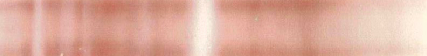
%> input picture Electrophorese/code_ZF/oligo1-larme.png, 427 x 56 px
$ octave gaussianfit_ZF_scan.m   (GNU Octave 9; MATLAB toolbox functions it lacks are replaced by stand-ins)
%> lines starting %> are read from the running program, lines starting %| are printed output that depends on the picture
### Electrophorese/code_ZF/fitGaussian_ZF.m
function [ymax, mu, S, d] = fitGaussian_ZF(x,y,fig)
x = x(:);
y = y(:);

%% Fitting Gaussian parameters
% [5 lines of commented-out code are left out]

Z = log(y);

X = [ones(length(x),1), x, x.^2];
B = pinv(X)*Z;


b2 = B(3);
b1 = B(2);
b0 = B(1);

S = -1/b2;
mu = b1*S/2;
ymax = exp((b0+mu^2/S));
y_test = ymax*exp(-(x-mu).^2/S);

if fig == 1
    plot(x,y_test,'-')
end
%% quadre erreur
d = sum((y-y_test).^2);


### Electrophorese/code_ZF/gaussianfit_ZF_scan.m
%function [h, mu, sigma]=gaussianfit_ZF_scan(y,fig,errorDef)
clear
close all
errorDef = 0;
errorAltittude = 0.01;
PreciGaussian = 0; % sum of y_new
S_Limit = 0.33;% avoid the huge gaussian with a hugd S
n_fois = 1;


subplot 311
name = 'oligo1-larme';
% name = 'test10022016';
namePic = strcat(name,'.png');
A = imread(namePic);
%> A is the input picture: size 56x427x3 uint8; mean R, G, B 222.5, 173.5, 158.1
imshow(A)

subplot 312
AGray = rgb2gray(A);
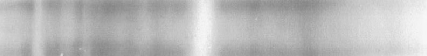
%> AGray: size 56x427 uint8; min 132, max 248, mean 186.4
AGray = im2double(AGray);
%> AGray: size 56x427 double
scorec = median(AGray);
%> scorec = 427 values, max 0.965 at index 425, min 0.588 at index 108, mean 0.737
imshow(AGray)
% axis equal
% axis off
title(namePic)

subplot 313
y = max(scorec)-scorec;
%> y = 427 values, max 0.376 at index 108, min 0 at index 425, mean 0.227
x  = (1:length(y))/length(y);
%> x = 427 values from 0.00234 to 1
plot(x,y)
axis auto
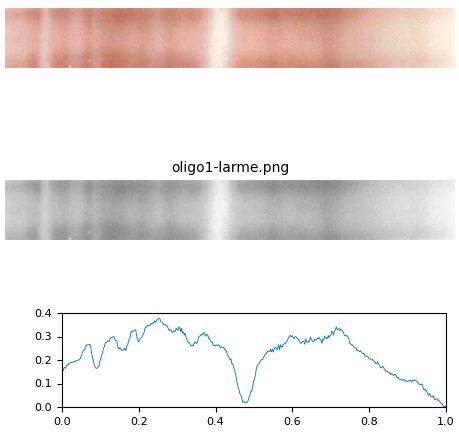
%> figure redrawn from the program's plot data, 3 panels


n = 10;
a = [1,ones(1,n)/n];
b =ones(1,n)/n;
y_filter = filter(b,a,y);
%> y_filter = 427 values, max 0.186 at index 110, min 0.00211 at index 427, mean 0.114

figure
subplot 211 %subplot 311
plot(x,y,'og')
hold on
plot(x,y,'linewidth',3)
plot(x,y_filter,'r')
title('filtrage of data')
legend(' OriginalPoints ','Original Cuve','Cuve after filter')
hold off


% [11 lines of commented-out code are left out]
subplot 212 %subplot 311
x  = (1:length(y))/length(y);
indT = 1:length(x); % all the index of x
%> indT = 427 values from 1 to 427
yLimit = max(y)*2;
%> yLimit = 0.753
Llimit = 3;
% plot(x,y,'o');
plot(x,y_filter)
hold on
plot(x,y_filter,'go')
%% Scan the highest
% initialisation
P_ini = 1;
P_end = length(y);
%> P_end = 427
y_new = y_filter;
%> y_new has the same summary as y_filter
indT = 1:length(y_new);

%% The first floor
i = 1; % floor of tree

y_new(y_new<0)=0;

while sum(y_new)>PreciGaussian

    % find the max  ----------------------------------

    [y_max_ini, ind] = max(y_new); % matlab find only one max if there are two same max
    strdisp = strcat(['This is ', num2str(i),' interation.']);
    disp(strdisp)

    % Avoid the first pic is on frontier --------
    if ind==1
        d_Left = y_new(2:end) - y_new(1 : end-1);
        P_ini =  find(d_Left>0, 1, 'first'); % left frontier move to first valley on left
        y_new(1:P_ini-1) = 0; %y_new = y(P_ini:end);
    else if ind==length(x)
        d_Right = y_new(2:end) - y_new(1 : end-1);
        P_end =  find(d_Right>0, 1, 'last'); % left frontier move to first valley on left
        y_new(P_end-1:end) = 0;% y_new = y(1:P_end);
        end
    end

    %% beginning of the tree ------------

        tree(i).P_ini = P_ini; % Tree
        tree(i).P_end = P_end;
        tree(i).y_new = y_new;
        % jStop = 1; % normal j = 2^(i)

        % find the max of y_new
        [y_new_max, ind] = max(y_new);
        plot(x(ind),y_new_max,'bo')
        % ind = ind+P_ini-1; % attestion of P_ini

        tree(i).pic = y_new_max; % Tree
        tree(i).ind = ind; % Tree

        %% left --------------------------------------------
        ind_Left = indT(indT<ind); % all the indices < max(y)
        if length(ind_Left)<2
            y_new(ind:ind_Left)=0;% avoid the frontier max
            disp('The Pic of this iteration is too fuzzy, retry otheris pics.')
            disp('Raison: The left points are too few (<2 points) to support the gaussian.')
            strdisp1 = strcat(['This pic is located at  ', num2str(ind), ', X = ', num2str(x(ind)),  ', Value = ', num2str(y_max_ini)]);
            disp(strdisp1);
            continue;
        end


        d_Left = y_new(2:ind_Left(end)) - y_new(1 : ind_Left(end)-1); % calculation of all the differences
        P_Left_Group = find(d_Left<=errorDef, Llimit, 'last')+1; % find the first indice which value < 0

        if ~isempty(P_Left_Group)

            if  P_Left_Group(end)-P_Left_Group(1)>Llimit-1
                P_Left = P_Left_Group(1);
            else
                P_Left = P_Left_Group(end)+1;%%%%%%%%%%%%%%%%%%%
            end

        else
            P_Left = P_ini;
        end

        %% right -----------------------------------------
        ind_Right =indT(indT>ind);
        if length(ind_Right)<2 % % % % % % % % % % % % % % % % % % % %%%%%%5
            y_new(ind:ind_Right)=0; % avoid the frontier max
            disp('The Pic of this iteration is too fuzzy, retry otheris pics.')
            disp('Raison: The Right points are too few (<2 points) to support the gaussian.')
            strdisp1 = strcat(['This pic is located at  ', num2str(ind), ', X = ', num2str(x(ind)), ', Value = ', num2str(y_max_ini)]);
            disp(strdisp1);
            continue;
        end

        d_Right = y_new(ind_Right(1):end-1) - y_new(ind_Right(2):end); % calculation of all the differences
        P_Right_Group =ind+ find(d_Right<=errorDef, Llimit, 'first')-1; % find the first indice which value < 0

    if ~isempty(P_Right_Group)
        if P_Right_Group(end)-P_Right_Group(1)>Llimit-1
            P_Right = P_Right_Group(end)-1;
        else
            P_Right = P_Right_Group(1);
        end

    else
        P_Right = P_end;
    end
        %% plot the gaussian fitre

        % avoid the max locate at the local froniter
        if abs(max(y_new)-y_new(P_Left))<errorAltittude || abs(max(y_new)-y_new(P_Right))<errorAltittude
            y_new(P_Left : P_Right)=0;
            disp('The Pic of this iteration is too fuzzy, retry otheris pics.')
            strdisp1 = strcat(['This pic is located at  ', num2str(ind), ', X = ', num2str(x(ind)),  ', Value = ', num2str(y_max_ini)]);
            disp('Raison: The pic is not steep, the Altittude is not clear (<errorAltitude).')
            disp(strdisp1);
            continue;
        end

        plot(x(P_Left),y_new(P_Left),'ro')
        plot(x(P_Right),y_new(P_Right),'ro')

        % tree(i).XL_next(j) = x(P_ini: P_Left); % Tree x for the next analysis
        % tree(i).XR_next(j) = x(P_Right:P_end); % Tree

        % Take the same quantity of points at left and at right
        nbLeft = numel(P_Left:ind)-1;
        nbRight = numel(ind:P_Right)-1;

        P_Left_F = P_Left;
        P_Right_F = P_Right;

        if nbLeft*n_fois<nbRight
            P_Right_F=P_Right-floor((nbRight-nbLeft)/n_fois);
        end

        if nbLeft>nbRight*n_fois
            P_Left_F=P_Left+floor((nbLeft-nbRight)/n_fois);
        end

        x_temps = x(P_Left_F : P_Right_F);
        x_temps = x_temps(:);

        if y_new(P_Left) >y_new(P_Right)
            y_temps = y_new(P_Left : P_Right)-y_new(P_Right)+0.01;
        else if y_new(P_Left) < y_new(P_Right)
            y_temps = y_new(P_Left : P_Right)-y_new(P_Left)+0.01;
            end
        end

        tree(i).x_temps =  x_temps; % Tree x_temps for this floor
        tree(i).y_temps =  y_temps; % Tree y_temps for this floor

        y_temps = y_new(P_Left_F : P_Right_F);

        [ymax_temps, mu_temps, S_temps, d_temps] = fitGaussian_ZF(x_temps, y_temps,0);
        if isnan(ymax_temps)
            disp('Couldn''t find the gaussian by the data of this iteration')
            y_new(P_Left : P_Right)=0;
            continue;
        end

        % Avoid the the hug S
        S_width = 2.355*sqrt(S_temps/2);%half width of gaussian 2.355*sigma
        if S_width > S_Limit
            y_new(P_Left : P_Right)=0;
            disp('The Pic of this iteration is too fuzzy, retry otheris pics.')
            strdisp1 = strcat(['This pic is located at  ', num2str(ind), ', X = ', num2str(x(ind)),  ', Value = ', num2str(y_max_ini)]);
            disp('Raison: The variance is too huge (>S_Limit).')
            disp(strdisp1);
            continue;
        end

        tree(i).gaussian = [ymax_temps, mu_temps, S_temps, d_temps] ;

        % figure
        Para_temps =   [ymax_temps, mu_temps, S_temps, d_temps];
        ymax=Para_temps(1);

        mu = Para_temps(2);
        S = Para_temps(3);

        yhighest = max(ymax*exp(-(x-mu).^2/S));

        if yhighest > y_new_max
            y_test = ymax*exp(-(x-mu).^2/S)/yhighest*y_new_max;
        else
            y_test = ymax*exp(-(x-mu).^2/S);
%         y_test_max = max(y_test);
        end
        plot(x,y_test,'r-','linewidth',2)

        y_new(P_Left : P_Right)=0;
        % verify the conditions of stop and the jStop
        i = i+1;
%         pause
end
%> this loop made 16 passes
%> (y_max_ini, strdisp, y_new_max, ind_Left, P_Left, P_Right_Group) on pass 14: (0.116, 'This is 7 interation.', 0.116, [1 2 3 4 5 6 7 8 9], 1, [16 17 18])
%> (y_max_ini, strdisp, y_new_max, P_Left_Group, P_Left, P_Right_Group, P_Right) on passes 3, 5, 6, 8, 11: (0.167, 'This is 1 interation.', 0.167, [291 294 302], 291, [309 310 368], 367), (0.166, 'This is 2 interation.', 0.166, [69 70 71], 72, [90 91 92], 90), (0.158, 'This is 3 interation.', 0.158, [144 145 146], 147, [173 176 177], 176), (0.148, 'This is 5 interation.', 0.148, [40 41 42], 43, [55 71 72], 71), (0.134, 'This is 6 interation.', 0.134, [14 15 16], 17, [42 43 44], 42)
%> (printed output is left out)
%> after the loop, P_ini = 1; tree = 8 items; P_ini, P_end, pic and ind: 1 427 0.167 309, 1 427 0.166 82, 1 427 0.158 161, 1 427 0.152 260, 1 427 0.148 55, 1 427 0.134 32, 1 427 0.116 10, 1 427 0.0566 394; y_new = 427 values from 0 to 0; y_test = 427 values, max 0.109 at index 11, min 0 at index 263, mean 0.00396
%% i-1 gaussian models fit
title(strcat([num2str(i-1),' Gaussian models to fit this cuve']))
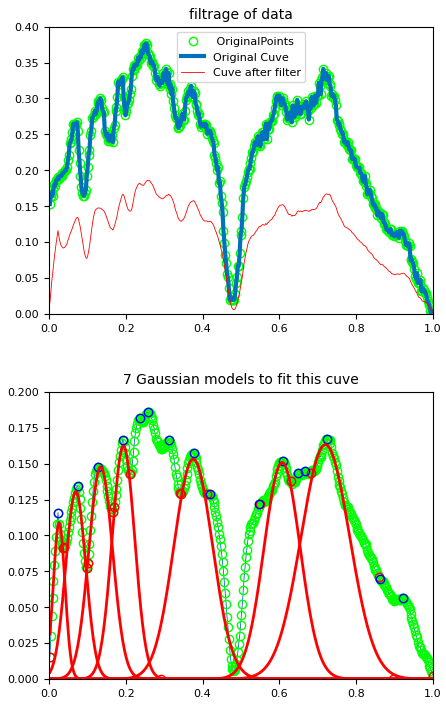
%> figure redrawn from the program's plot data, 2 panels; panel 1: highest point at x = 0.253, y = 0.376; panel 1: curve peaks at x = 0.258, y = 0.186; panel 2: curve peaks at x = 0.719, y = 0.163; panel 2: curve peaks at x = 0.194, y = 0.162
hold off

nameSave = strcat(name,'.jpg');
saveas(gcf,nameSave);


%% Feature
% [5 lines of commented-out code are left out]

%% Iteration - method 1 - feature dependant
% [79 lines of commented-out code are left out]
